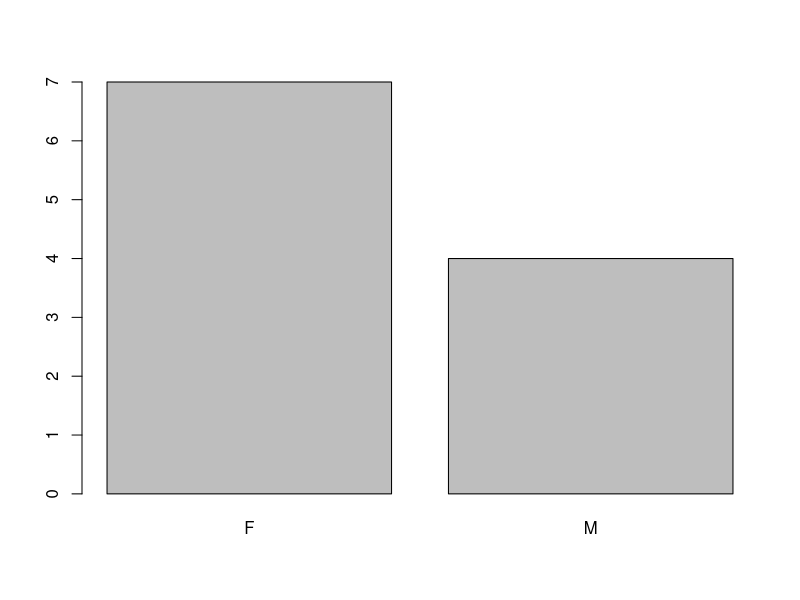
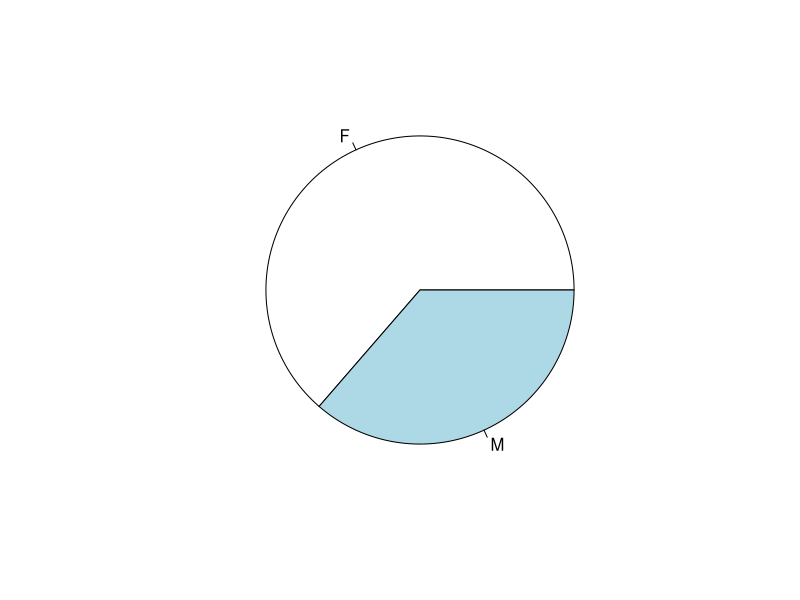
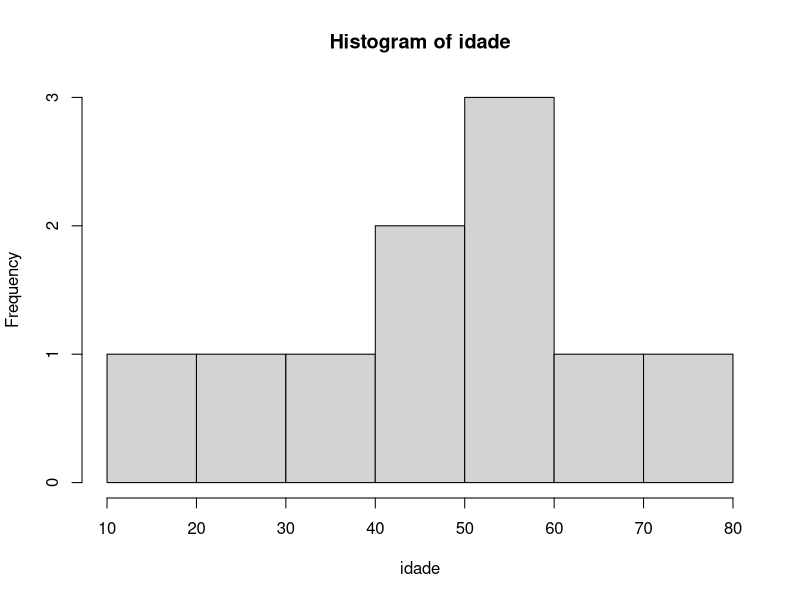
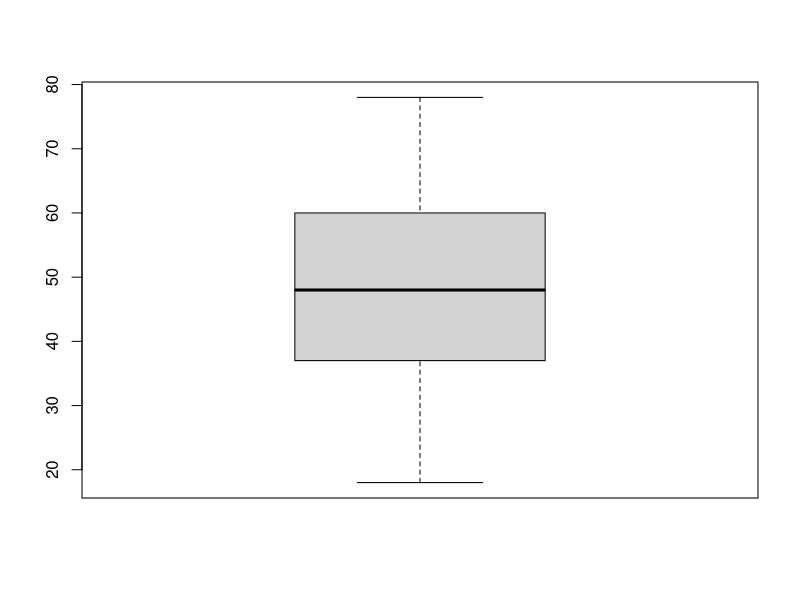
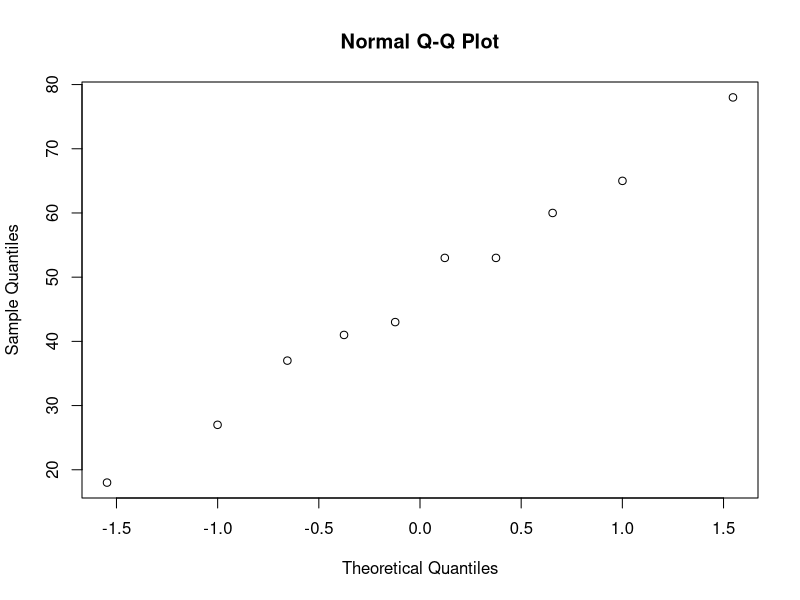
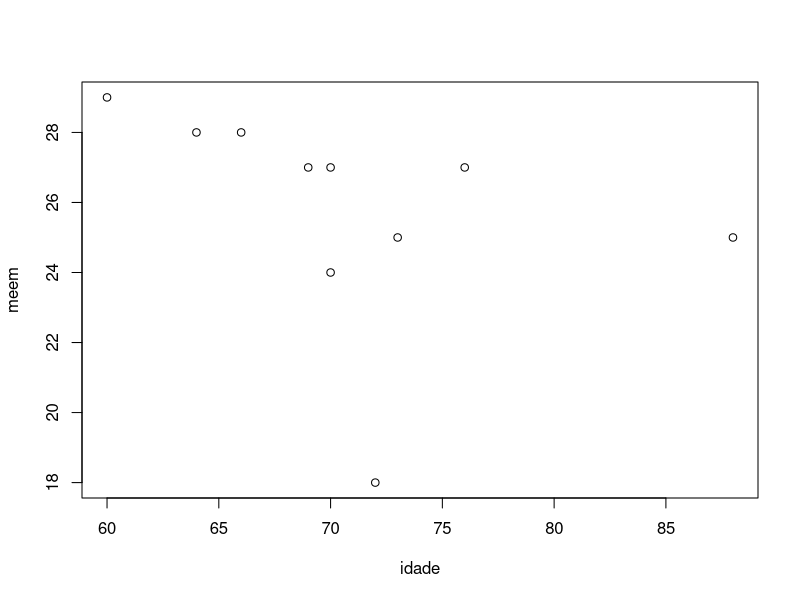
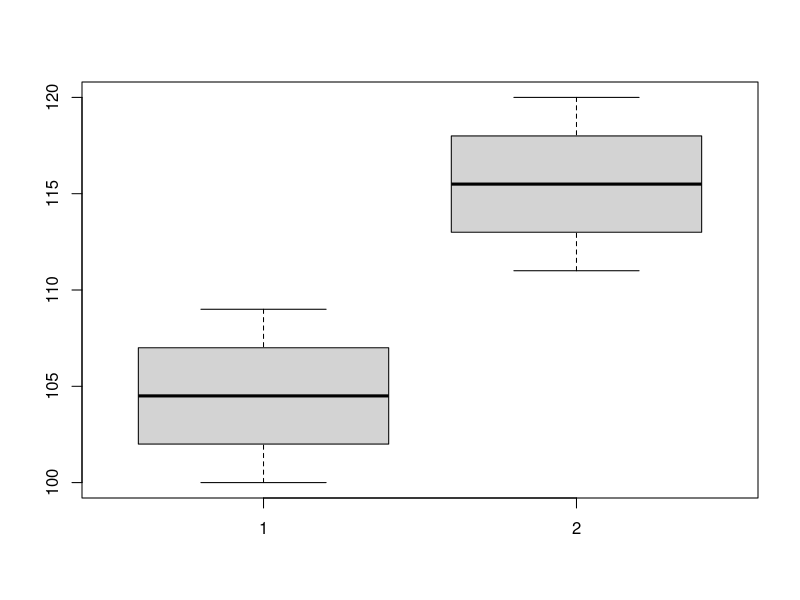
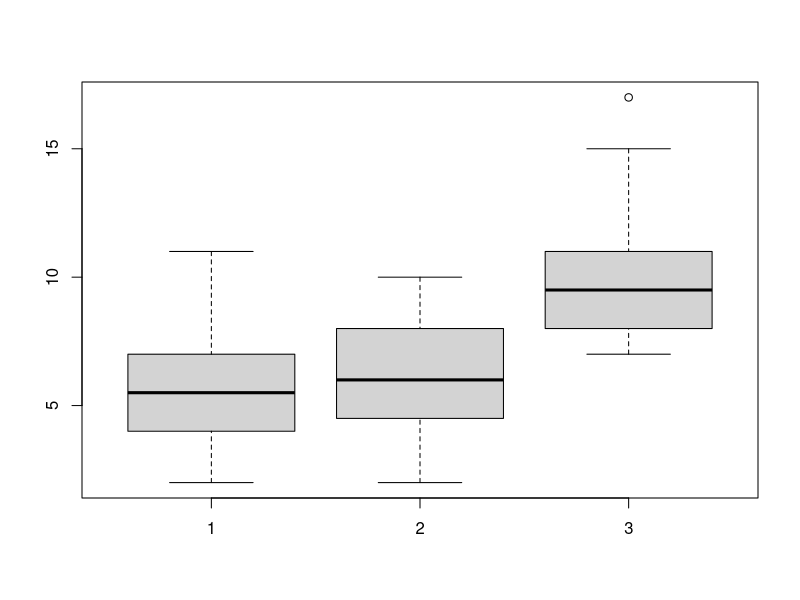

These figures' R source, in order:
#----------------------------------------------
#Script para o capitulo "Cognição e envelheciemtno:métodos de pesquisa"
#---------------------------------------------
#Exemplo 1:
sexo <- c("F","M", "F", "F", "F","M","M", "F", "F", "F", "M") #entrada dos dados
table(sexo) #frequencia absoluta
prop.table(table(sexo)) #proporção
100*table(sexo)/length(sexo) #frequencia relativa (%)
barplot(table(sexo)) #gráfico em barras
pie(table((sexo))) #gráfico em setores
#----------------------------------------
#Exemplo 2:
idade <- c(18, 27, 37, 41, 43, 53, 53, 60, 65, 78)  #entrada dos dados
hist(idade)
stem(idade)
mean(idade)	# média dos dados
median(idade) 	# mediana
max(idade) 	# valor máximo
min(idade) 	# valor minimo
range(idade)	#amplitude total (min(x) e o max(x))
length(idade)	# número de itens
var(idade)	# variância
sd(idade)		# desvio-padrão
summary(idade)	# apresenta um resumo estatistico
boxplot(idade)
qqnorm(idade)
#-----------------------------------
#Exemplo 3:
idade<- c(76,60,70,72,69,73,64,70,88,66)
summary(idade)
sd(idade)
meem<- c(27,29,27,18,27,25,28,24,25,28)
summary(meem)
sd(meem)
plot(idade, meem)
cor.test(idade, meem)
#-------------------------------------
# Exemplo 4:
# Teste t (para amostras independentes)
teste.inteligencia = data.frame(ID=1:10, homens=100:109, mulheres=111:120) #cria uma data frame de dados para análise
teste.inteligencia #mostra os dados
attach(teste.inteligencia) #utilizado para desmembrar as variáveis
t.test(homens,mulheres) #realiza o teste t para amostras indepentes
boxplot(homens, mulheres) #mostra o gráfico
#-------------------------------------------
#Exemplo 5:
#anova
placebo = c(5,10,7,3,5,7,11,2,3,5,6,6)
pouco.alc = c(5,7,9,8,2,5,6,6,4,4,8,10)
muito.alc = c(8,10,8,9,11,15,7,11,8,8,17,11)
dados =data.frame(grupo=gl(3,12),resultado=c(placebo,pouco.alc,muito.alc))
dados
attach(dados)
grupo = factor(grupo)
is.factor(grupo)

modelo.anova = aov(resultado~grupo)
summary(modelo.anova)
boxplot(placebo, pouco.alc, muito.alc) 
#------------------------------------
#Exemplo 6: Análise de regressão
escore.teste = c(175, 168, 170, 171, 169, 165, 165, 160, 180, 186)
idade = c(80, 68, 72, 75, 70, 65, 62, 60, 85, 90)
modelo.regressao <- lm(escore.teste ~ idade)
modelo.regressao
summary(modelo.regressao)
plot(idade, escore.teste)
abline(modelo.regressao)
